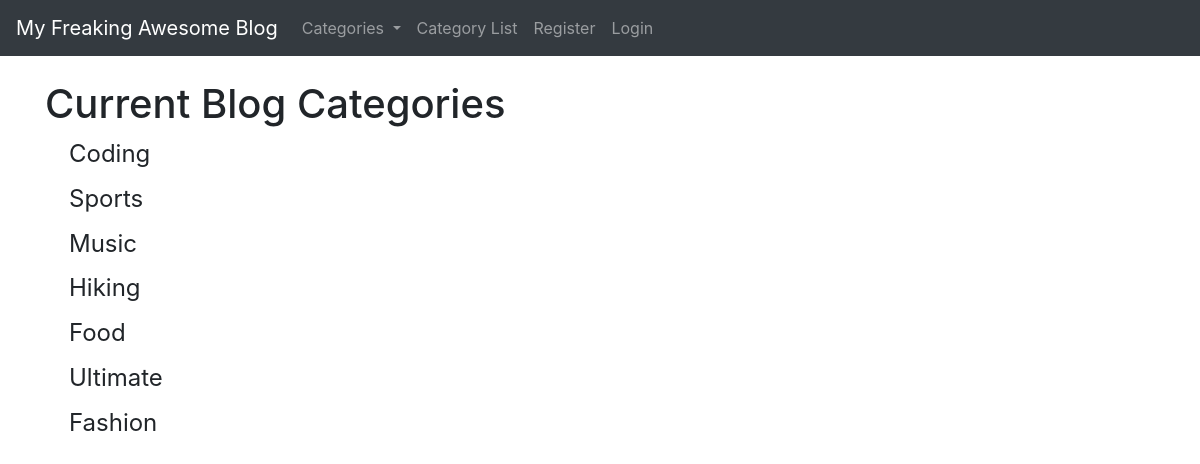
/category-list, run on an earlier commit of the app's database.
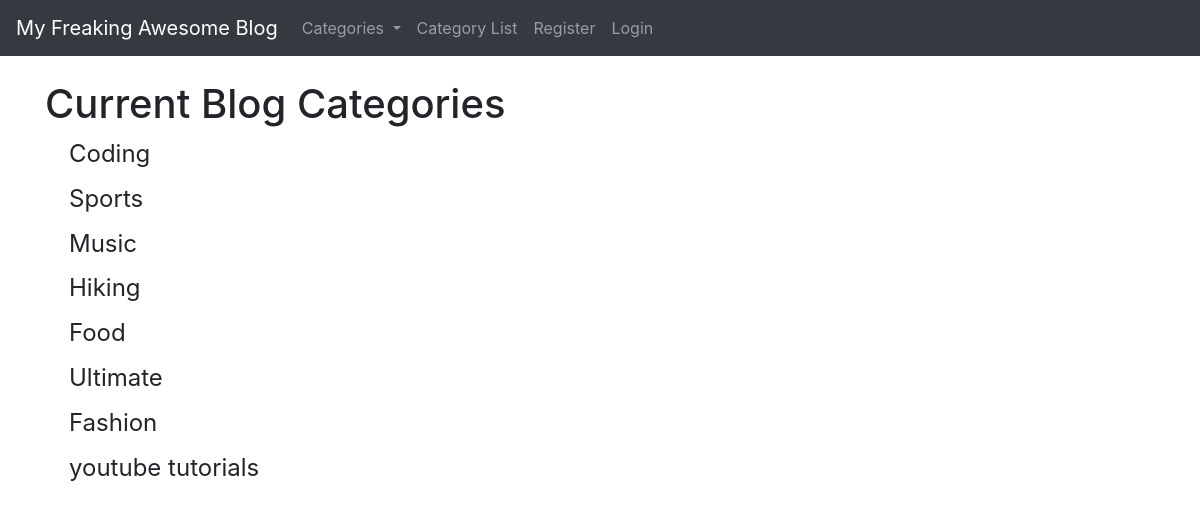
And on a later commit of the database.
### tutorialblog/models.py (models this page shows, shortened)
class Category(models.Model):
    name =  models.CharField(max_length = 255)
    def __str__(self):
        return self.name #lets us see category name on the admin back end

### tutorialblog/views.py (the view)
# urls.py: path('category-list', CategoryListView, name = "category-list"),  #<> will have the category that it is; note we name it cats here, and then have to use this name in CategoryView
def CategoryListView(request):
    cat_menu_list = Category.objects.all() # this grabs out everything in our category model, namely the names and then assign it to the var
    return render(request, 'category_list.html', {'cat_menu_list':cat_menu_list})

### tutorialblog/templates/category_list.html (shortened to what this page needs)
{% extends 'base.html' %}
{% block content %}
<h1> Current Blog Categories </h1>
{% if cat_menu_list %}
    {% for item in cat_menu_list %}
    <h4><a class="dropdown-item" href="{% url 'category' item %}">{{item}}</a></h4>
    {% endfor %}
{% endif %}
{% endblock %}

What changed in the data, as far as the page shows it:
added Category: name "youtube tutorials"
